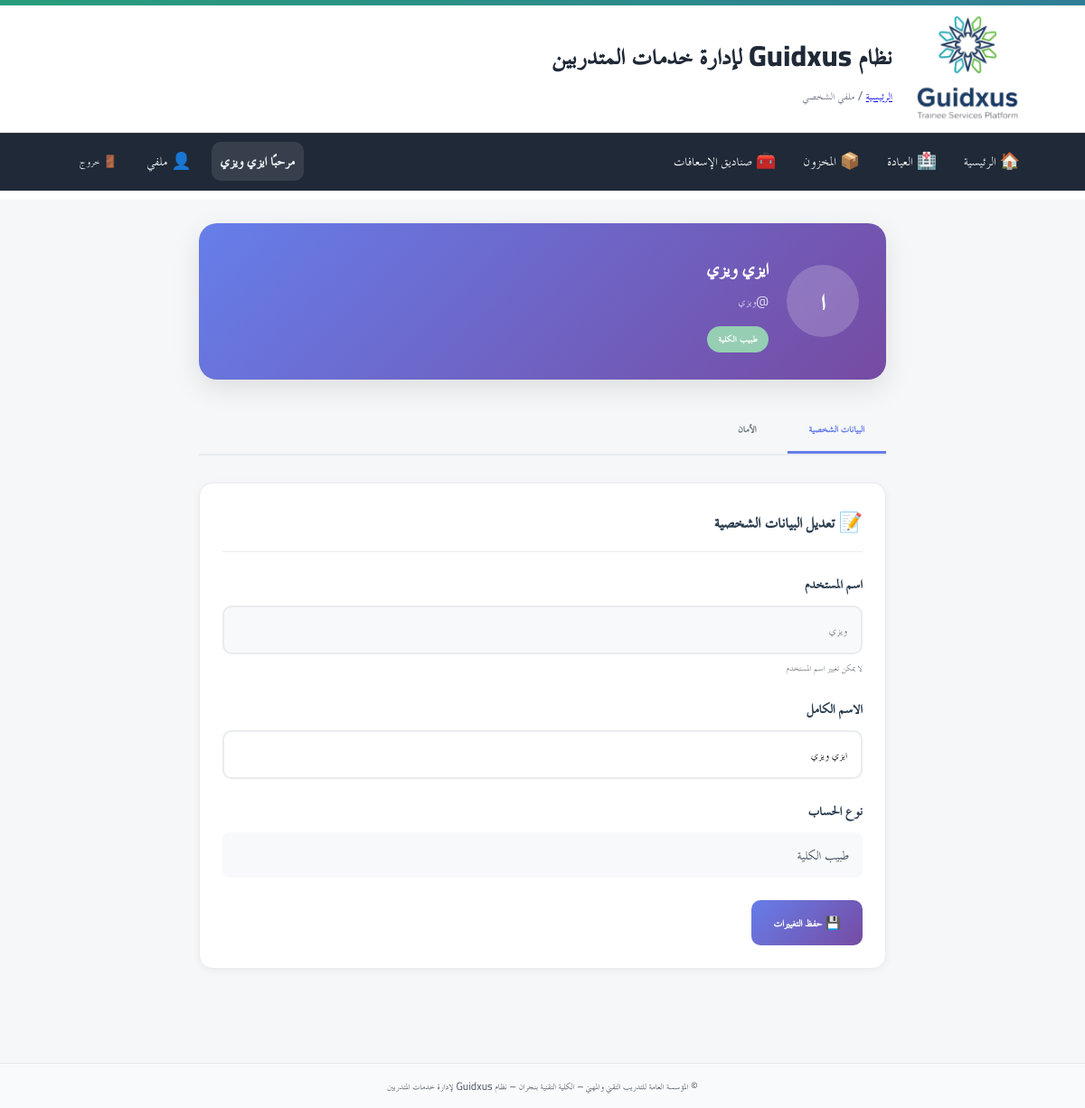
The page /profile/ (signed in) on the database its author committed.
### app/models.py (models this page shows)
class User(Base):
    __tablename__ = "users"
    id = Column(Integer, primary_key=True, autoincrement=True)
    full_name = Column(String(255), nullable=False)
    username = Column(String(100), unique=True, nullable=False, index=True)
    password_hash = Column(String(255), nullable=False)
    is_admin = Column(Boolean, default=False, nullable=False)   # سوبر أدمن (صلاحيات كاملة)
    is_college_admin = Column(Boolean, default=False, nullable=False)  # أدمن كلية (صلاحيات في نطاق كلية واحدة)
    college_admin_college = Column(String(255), nullable=True)  # الكلية التي يديرها أدمن الكلية
    is_hod = Column(Boolean, default=False, nullable=False)      # رئيس قسم؟
    is_doc = Column(Boolean, default=False, nullable=False)      # 👈 طبيب الكلية (جديد)
    doctor_college = Column(String(255), nullable=True)          # الكلية التي يعمل فيها الطبيب
    hod_college = Column(String(255), nullable=True)             # كلية رئيس القسم (إن وُجد)
    is_active = Column(Boolean, default=True, nullable=False)
    must_change_password = Column(Boolean, default=True, nullable=False)  # يجب تغيير كلمة المرور عند أول دخول
    created_at = Column(DateTime, server_default=func.now(), nullable=False)
    updated_at = Column(DateTime, onupdate=func.now())
    headed_departments = relationship(
        "Department",
        back_populates="head_user",
        foreign_keys="Department.head_user_id",
        lazy="selectin",
    )
    login_logs = relationship(
        "LoginLog",
        back_populates="user",
        cascade="all, delete-orphan",
        passive_deletes=True,
        lazy="selectin",
    )

### app/routers/profile.py (the view)
@router.get("/")
def profile_page(
    request: Request,
    current_user: CurrentUser = Depends(require_user),
    db: Session = Depends(get_db)
):
    user = db.query(User).filter(User.id == current_user.id).first()
    return templates.TemplateResponse(
        "profile/index.html",
        {
            "request": request,
            "user": user,
            "current_user": current_user,
            "success": None,
            "error": None
        }
    )

### app/templates/profile/index.html (shortened to what this page needs)
{% extends "base.html" %}
{% block breadcrumb %}
<a href="/">الرئيسية</a> / <span>ملفي الشخصي</span>
{% endblock %}
{% block content %}
<div class="profile-container">
    <div class="profile-header">
        <div class="profile-avatar">
            <div class="avatar-circle">
                <span class="avatar-text">{{ current_user.full_name|first_letter }}</span>
            </div>
            <div class="profile-info">
                <h1>{{ current_user.full_name }}</h1>
                <p class="username">@{{ current_user.username }}</p>
                <div class="user-badges">
                    {% if current_user.is_doc %}
                        <span class="badge badge-doc">طبيب الكلية</span>
                    {% endif %}
                </div>
            </div>
        </div>
    </div>
    <div class="profile-content">
        <div class="profile-tabs">
            <button class="tab-button active" onclick="showTab('profile')">البيانات الشخصية</button>
            <button class="tab-button" onclick="showTab('security')">الأمان</button>
        </div>
        <div id="profile-tab" class="tab-content active">
            <div class="card">
                <div class="card-header">
                    <h3>📝 تعديل البيانات الشخصية</h3>
                </div>
                <div class="card-body">
                    <form method="post" action="/profile/update-profile">
                        <div class="form-group">
                            <label for="username">اسم المستخدم</label>
                            <input type="text" id="username" value="{{ current_user.username }}" disabled class="form-control disabled">
                            <small class="form-text">لا يمكن تغيير اسم المستخدم</small>
                        </div>
                        <div class="form-group">
                            <label for="full_name">الاسم الكامل</label>
                            <input type="text" id="full_name" name="full_name" value="{{ current_user.full_name }}" class="form-control" required>
                        </div>
                        <div class="form-group">
                            <label>نوع الحساب</label>
                            <div class="account-type">
                                {% if current_user.is_admin %}
                                    <span>مدير النظام</span>
                                {% elif current_user.is_college_admin %}
                                    <span>مدير الكلية - {{ current_user.college_admin_college or 'غير محدد' }}</span>
                                {% elif current_user.is_hod %}
                                    <span>رئيس القسم - {{ current_user.hod_college or 'غير محدد' }}</span>
                                {% elif current_user.is_doc %}
                                    <span>طبيب الكلية</span>
                                {% else %}
                                    <span>مستخدم عادي</span>
                                {% endif %}
                            </div>
                        </div>
                        <div class="form-actions">
                            <button type="submit" class="btn btn-primary">
                                💾 حفظ التغييرات
                            </button>
                        </div>
                    </form>
                </div>
            </div>
        </div>
    </div>
</div>
{% endblock %}

### app/templates/base.html (shortened to what this page needs)
<!doctype html>
<html lang="ar" dir="rtl">
<head>
  <link rel="stylesheet" href="/static/css/app.css">
  <link rel="stylesheet" href="/static/css/custom.css">
</head>
<body>
  <header class="site-header">
    <div class="topband"></div>
    <div class="header-inner">
      {% if ui_logo_url %}
        <img src="{{ ui_logo_url }}" alt="{{ app_name or 'Logo' }}" class="logo">
      {% else %}
        <img src="/static/images/favicon.ico" alt="{{ app_name or 'Logo' }}" class="logo">
      {% endif %}
      <div class="titles">
        <h1 class="site-title">نظام Guidxus لإدارة خدمات المتدربين</h1>
        <div class="breadcrumb">{% block breadcrumb %}{% endblock %}</div>
      </div>
    </div>
  </header>
  <nav class="main-nav">
    <div class="nav-inner">
      <a href="/">🏠 الرئيسية</a>
      {% set cu = request.session.get('user') %}
      {% set display_name = (cu.get('full_name') if cu and cu.get('full_name') else (cu.get('username') if cu and cu.get('username') else 'مستخدم')) %}
      {% if cu %}
        {% if cu.get('is_doc') %}
          <a href="/clinic/">🏥 العيادة</a>
          <a href="/inventory/">📦 المخزون</a>
          <a href="/first-aid/">🧰 صناديق الإسعافات</a>
        {% endif %}
        <div class="navbar-right">
          <span class="greeting">مرحبًا {{ display_name }}</span>
          <a href="/profile/" class="btn-link" title="ملفي الشخصي">👤 ملفي</a>
          <form method="post" action="/auth/logout" style="margin:0;">
            <button class="btn-link btn-logout" title="تسجيل الخروج">🚪 خروج</button>
          </form>
        </div>
      {% else %}
        <div class="nav-spacer"></div>
        <a href="/auth/login">🔐 تسجيل الدخول</a>
      {% endif %}
    </div>
  </nav>
  <main class="container">
    {% block content %}{% endblock %}
  </main>
  <footer class="site-footer">
    <div class="container">
      <small>
        {{ ui_footer or "© المؤسسة العامة للتدريب التقني والمهني – الكلية التقنية بنجران – نظام Guidxus لإدارة خدمات المتدربين" }}
      </small>
    </div>
  </footer>
</body>
</html>

### app/static/css/app.css (style rules this page uses)
:root { --tvtc-green-1:#7EC6A4; --tvtc-green-2:#289D7B; --tvtc-blue-1:#6BB6C8; --tvtc-blue-2:#2F7E96; --tvtc-gray-1:#F5F7F8; --tvtc-gray-2:#E5E7EA; --tvtc-gray-3:#6B7280; --tvtc-black:#1F2937; --tvtc-ivory:#FAFAF7; }
* { box-sizing:border-box; font-family:"Cairo","TraditionalArabicCustom","MajallaCustom","Noto Kufi Arabic","Segoe UI",Arial,sans-serif; }
body { margin:0; background:linear-gradient(180deg,var(--tvtc-ivory),#fff 220px,var(--tvtc-gray-1) 221px); color:var(--tvtc-black); font-size:18px; line-height:1.7; }
.container { max-width:1100px; margin-inline:auto; padding:16px; }
.site-header { background:#fff; border-bottom:1px solid var(--tvtc-gray-2); }
.header-inner { display:flex; align-items:center; gap:16px; padding-block:12px; }
.logo { height:56px; width:auto; filter: drop-shadow(0 1px 0 rgba(0,0,0,.05)); }
.site-title { margin:0; color:var(--tvtc-blue-2); font-weight:700; letter-spacing:.3px; }
.breadcrumb { color:var(--tvtc-gray-3); font-size:.9rem; }
.topband { height:6px; background:linear-gradient(90deg,var(--tvtc-green-2),var(--tvtc-blue-2)); }
.site-footer { margin-top:40px; background:#fff; border-top:1px solid var(--tvtc-gray-2); padding:16px; color:var(--tvtc-gray-3); text-align:center; }
.card { background:#fff; border:1px solid var(--tvtc-gray-2); border-radius:12px; padding:16px; margin-block:12px; box-shadow:0 2px 6px rgba(0,0,0,.04); }
.btn { display:inline-block; padding:12px 18px; border-radius:10px; border:1px solid transparent; text-decoration:none; font-weight:800; font-size:1rem; cursor:pointer; }
.btn-primary { background:var(--tvtc-blue-2); color:#fff; }
.badge { display:inline-block; padding:4px 8px; border-radius:999px; font-size:.85rem; font-weight:800; }
.main-nav { background: #1f2937; color: #fff; border-bottom: 1px solid rgba(255,255,255,.06); }
.main-nav .nav-inner { display: flex; gap: 10px; align-items: center; padding: 10px 12px; max-width: 1100px; margin: 0 auto; }
.main-nav a { color:#fff; text-decoration:none; padding:6px 10px; border-radius:8px; }
.main-nav form { margin-inline-start: auto; }
.btn-link { background: transparent; color: #fff; border: 0; cursor: pointer; padding: 6px 10px; border-radius: 8px; }

### app/static/css/custom.css (style rules this page uses)
.nav-inner a { display: inline-flex; align-items: center; gap: 6px; color: #fff; text-decoration: none; padding: 6px 10px; border-radius: 8px; }
.nav-inner .btn-link { display: inline-flex; align-items: center; gap: 6px; background: transparent; color: #fff; border: 0; cursor: pointer; padding: 6px 10px; border-radius: 8px; }
.navbar-right { display: flex; align-items: center; gap: 12px; }
.greeting { font-weight: 700; color: #f0f5f6; background: rgba(255, 255, 255, 0.10); padding: 6px 10px; border-radius: 10px; }
.btn-logout { margin-left: 40px; }
.btn-logout { margin-left: 16px; }
.card { background: #fff; border: 1px solid #eee; border-radius: 14px; padding: 14px; margin-bottom: 12px; }
.btn { padding: 8px 12px; border-radius: 10px; border: 0; cursor: pointer; }
.btn-primary { background: #2563eb; color: #fff; }
.site-footer { background: #f9fafb; padding: 12px 0; text-align: center; font-size: .9rem; color: #4b5563; }

### app/templates/base.html (style rules this page uses)
:root { --container: 1100px; }
.container { max-width: var(--container); margin: 0 auto; padding: 0 12px; }
.site-header .header-inner { display: flex; align-items: center; gap: 25px; padding: 10px 10px; width: 100%; }
.site-header .logo { height: 120px; width: auto; margin-right: 60px; background: transparent; }
.site-header .site-title { margin: 0; font-weight: 800; font-size: 2rem; color: #1f2937; }
.main-nav { background: #1f2937; color: #fff; border-bottom: 1px solid rgba(255,255,255,.06); }
.main-nav .nav-inner { display: flex; gap: 10px; align-items: center; padding: 10px 12px; max-width: var(--container); margin: 0 auto; }
.main-nav a { color:#fff; text-decoration:none; padding:6px 10px; border-radius:8px; }
.btn-link { background: transparent; color: #fff; border: 0; cursor: pointer; padding: 6px 10px; border-radius: 8px; }
.card { background:#fff; border:1px solid #eee; border-radius:14px; padding:14px; margin-bottom:12px; }
.btn { padding:8px 12px; border-radius:10px; border:0; cursor:pointer; }
.btn-primary { background:#2563eb; color:#fff; }
main.container { padding-top: 16px; padding-bottom: 24px; }
.breadcrumb { color:#6b7280; font-size:.92rem; margin-top:4px; font-weight: normal; }
.site-footer { background:#f9fafb; padding:12px 0; text-align:center; font-size:.9rem; color:#4b5563; }

### rows shown on the page
User: full_name "ايزي ويزي", full_name|first_letter "ا", username "ويزي"
